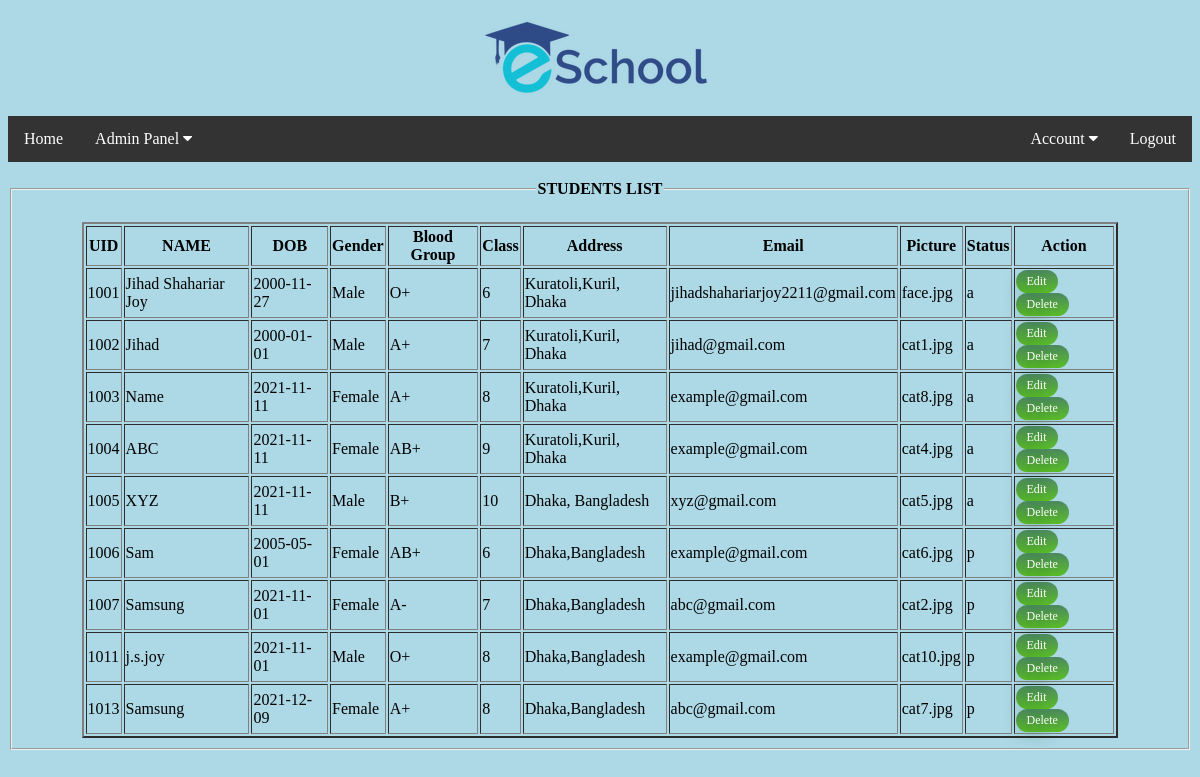
/Admin/views/student-info.php (signed in), run on the app's committed database.
### tables this page shows
CREATE TABLE `users` (
  `id` int(10) NOT NULL,
  `uid` varchar(10) NOT NULL,
  `password` varchar(20) NOT NULL,
  `name` varchar(50) NOT NULL,
  `dob` varchar(20) NOT NULL,
  `gender` varchar(10) NOT NULL,
  `bloodgrp` varchar(10) DEFAULT NULL,
  `class` int(10) DEFAULT NULL,
  `address` varchar(100) NOT NULL,
  `email` varchar(50) NOT NULL,
  `picture` text NOT NULL,
  `type` varchar(10) NOT NULL,
  `status` varchar(10) NOT NULL
);

### Admin/model/Model.php (called while the page is built, shortened)
<?php
	function getAllStudents(){
		$con = getConnection();
		$sql = "select * from users where type='s'";
		$result = mysqli_query($con, $sql);
		return $result;
	}
?>

### Admin/views/student-info.php (the view, shortened to what this page needs)
<?php
   require_once('../model/Model.php');
	$result = getAllStudents();
?>
<?php include('header.php');?>
<!DOCTYPE html>
<html>
<head>
</head>
<body>
	<br>
	<fieldset>
<legend class="text"><b>STUDENTS LIST</b></legend><br>
	<table border="2" align="center" width="90%">
		<tr>
			<th>UID</th>
			<th>NAME</th>
			<th>DOB</th>
			<th>Gender</th>
			<th>Blood Group</th>
			<th>Class</th>
			<th>Address</th>
			<th>Email</th>
			<th>Picture</th>
			<th>Status</th>
			<th>Action</th>
		</tr>
		<?php while($data =mysqli_fetch_assoc($result)){ ?>
				<tr>
					<td><?=$data['uid']?></td>
					<td><?=$data['name']?></td>
					<td><?=$data['dob']?></td>
					<td><?=$data['gender']?></td>
					<td><?=$data['bloodgrp']?></td>
					<td><?=$data['class']?></td>
					<td><?=$data['address']?></td>
					<td><?=$data['email']?></td>
					<td><?=$data['picture']?></td>
					<td><?=$data['status']?></td>
					<td>
					<a href="sprofileEdit.php?id=<?=$data['id']?>"class="myButton">Edit</a>
					<a href="sprofileDelete.php?id=<?=$data['id']?>"class="myButton">Delete</a>
				</td>
				</tr>
		<?php } ?>
	</table>
</body>
</html>

### Admin/css/style.css (style rules this page uses)
body { font-family: Times, Helvetica, sans-serif; }
.text { text-align: center; }
body { font-family: Times, sans-serif; }
body { background-color: lightblue; }

### Admin/views/header.php (style rules this page uses)
body { background-color: lightblue; }

### Admin/views/student-info.php (style rules this page uses)
.myButton { box-shadow: 3px -5px 16px -50px #3dc21b; background:linear-gradient(to bottom, #4c8a5c 5%, #5cbf2a 100%); background-color:#4c8a5c; border-radius:34px; display:inline-block; cursor:pointer; color:#ffffff; font-family:Times New Roman; font-size:12px; padding:4px 11px; text-decoration:none; text-shadow:-8px 8px 17px #2f6627; }

### data on the page
users: uid "1001", name "Jihad Shahariar Joy", dob "2000-11-27", gender "Male", bloodgrp "O+", class "6", address "Kuratoli,Kuril, Dhaka", email "jihadshahariarjoy2211@gmail.com", picture "face.jpg", status "a"
users: uid "1002", name "Jihad", dob "2000-01-01", gender "Male", bloodgrp "A+", class "7", address "Kuratoli,Kuril, Dhaka", email "jihad@gmail.com", picture "cat1.jpg", status "a"
users: uid "1003", name "Name", dob "2021-11-11", gender "Female", bloodgrp "A+", class "8", address "Kuratoli,Kuril, Dhaka", email "example@gmail.com", picture "cat8.jpg", status "a"
users: uid "1004", name "ABC", dob "2021-11-11", gender "Female", bloodgrp "AB+", class "9", address "Kuratoli,Kuril, Dhaka", email "example@gmail.com", picture "cat4.jpg", status "a"
users: uid "1005", name "XYZ", dob "2021-11-11", gender "Male", bloodgrp "B+", class "10", address "Dhaka, Bangladesh", email "xyz@gmail.com", picture "cat5.jpg", status "a"
users: uid "1006", name "Sam", dob "2005-05-01", gender "Female", bloodgrp "AB+", class "6", address "Dhaka,Bangladesh", email "example@gmail.com", picture "cat6.jpg", status "p"
users: uid "1007", name "Samsung", dob "2021-11-01", gender "Female", bloodgrp "A-", class "7", address "Dhaka,Bangladesh", email "abc@gmail.com", picture "cat2.jpg", status "p"
users: uid "1011", name "j.s.joy", dob "2021-11-01", gender "Male", bloodgrp "O+", class "8", address "Dhaka,Bangladesh", email "example@gmail.com", picture "cat10.jpg", status "p"
users: uid "1013", name "Samsung", dob "2021-12-09", gender "Female", bloodgrp "A+", class "8", address "Dhaka,Bangladesh", email "abc@gmail.com", picture "cat7.jpg", status "p"
